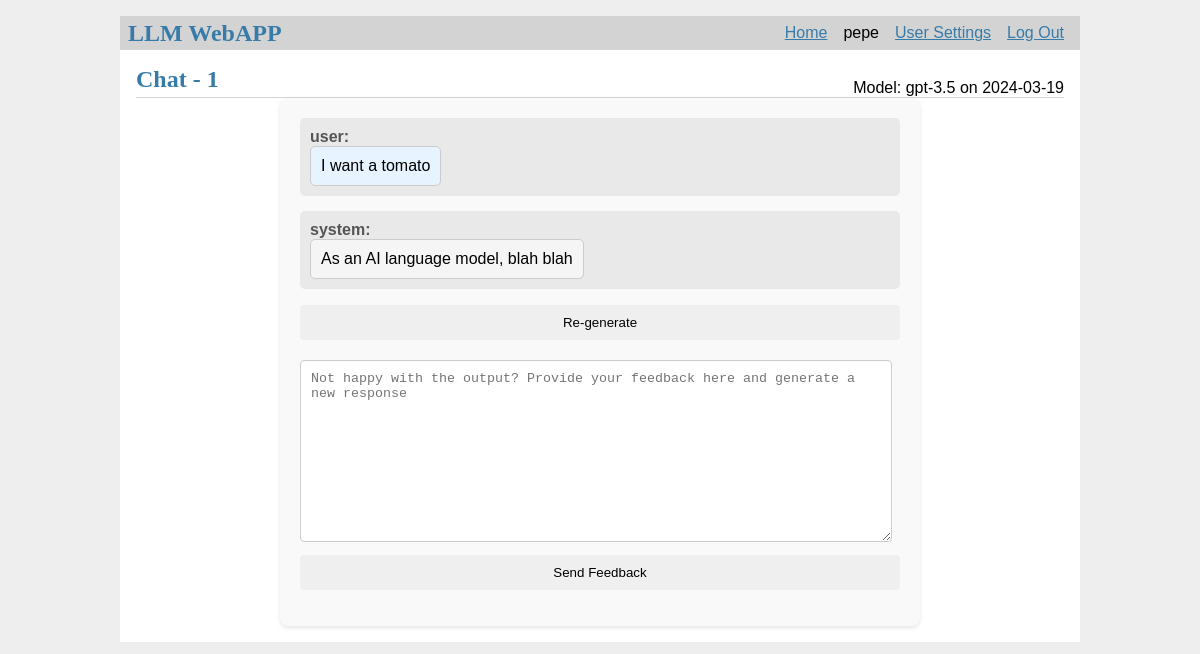
Page /1/load_chat (signed in) on the committed database.
### tables this page shows
CREATE TABLE user (
  id INTEGER PRIMARY KEY AUTOINCREMENT,
  username TEXT UNIQUE NOT NULL,
  password TEXT NOT NULL
);

CREATE TABLE chat (
    chat_id INTEGER PRIMARY KEY AUTOINCREMENT,
    author_id INTEGER NOT NULL,
    model TEXT NOT NULL,
    created TIMESTAMP NOT NULL DEFAULT CURRENT_TIMESTAMP,
    FOREIGN KEY (author_id) REFERENCES user (id)
);

CREATE TABLE chat_entry (
  chat_entry_id INTEGER PRIMARY KEY AUTOINCREMENT,
  chat_id INTEGER NOT NULL,
  type TEXT NOT NULL,
  body TEXT NOT NULL,
  FOREIGN KEY (chat_id) REFERENCES chat (chat_id)
);

### llm_webapp/chat.py (the view, shortened to what this page needs)
@bp.route('/<int:id>/load_chat', methods=('GET', 'POST'))
@login_required
def load_chat(id):
    chat_data = get_chat(id)
    return render_template('chat/chat_view.html', chat_data=chat_data)

### llm_webapp/__init__.py (called while the page is built)
def nl2br(value):
    return Markup(value.replace('\n', '<br>\n').replace('\\\n', '<br>\n'))

### llm_webapp/auth.py (called while the page is built)
@bp.before_app_request
def load_logged_in_user():
    user_id = session.get('user_id')
    if user_id is None:
        g.user = None
    else:
        g.user = get_db().execute(
            'SELECT * FROM user WHERE id = ?', (user_id,)
        ).fetchone()

def login_required(view):
    @functools.wraps(view)
    def wrapped_view(**kwargs):
        if g.user is None:
            return redirect(url_for('auth.login'))
        return view(**kwargs)
    return wrapped_view

### llm_webapp/db.py (called while the page is built)
def get_db():
    if 'db' not in g:
        g.db = sqlite3.connect(
            current_app.config['DATABASE'],
            detect_types=sqlite3.PARSE_DECLTYPES
        )
        g.db.row_factory = sqlite3.Row
    return g.db

### llm_webapp/templates/chat/chat_view.html
{% extends 'base.html' %}
{% block header %}
  <h1>{% block title %}Chat - {{chat_data.chat_id}}{% endblock %}</h1>
  <div class="about"> Model: {{ chat_data.model }} on {{ chat_data.created.strftime('%Y-%m-%d') }}</div>
{% endblock %}
{% block content %}
  <div class="chat_container">
    {% for chat_entry in chat_data.entries %}
     <div class="chat_entry {{ chat_entry.type | lower }}">
        <span class="entry_type">{{ chat_entry.type }}:</span>
        <div class="entry_body">{{ chat_entry.body | nl2br }}</div>
    </div>
    {% endfor %}
   <form action="{{ url_for('chat.regenerate_chat', id=chat_data.chat_id) }}" method="post">
        <button type="submit" class="regenerate_button">Re-generate</button>
    </form>
     <div class="continue_conversation">
          <form action="{{ url_for('chat.continue_chat', id=chat_data.chat_id) }}" method="post">
            <textarea name="body" placeholder="Not happy with the output? Provide your feedback here and generate a new response" required></textarea>
            <button type="submit" class="send_button">Send Feedback</button>
          </form>
        </div>
  </div>
{% endblock %}

### llm_webapp/templates/base.html (shortened to what this page needs)
<!doctype html>
<link rel="stylesheet" href="{{ url_for('static', filename='style.css') }}">
<nav>
  <h1>LLM WebAPP</h1>
  <ul>
    {% if g.user %}
      <li><a href="{{ url_for('index') }}">Home</a>
      <li><span>{{ g.user['username'] }}</span>
      <li><a href="{{ url_for('user_settings.user_settings') }}">User Settings</a>
      <li><a href="{{ url_for('auth.logout') }}">Log Out</a>
    {% else %}
      <li><a href="{{ url_for('auth.register') }}">Register</a>
      <li><a href="{{ url_for('auth.login') }}">Log In</a>
    {% endif %}
  </ul>
</nav>
<section class="content">
  <header>
    {% block header %}{% endblock %}
  </header>
  {% block content %}{% endblock %}
</section>

### llm_webapp/static/style.css (style rules this page uses)
h1 { font-family: serif; color: #377ba8; margin: 1rem 0; }
a { color: #377ba8; }
nav { background: lightgray; display: flex; align-items: center; padding: 0 0.5rem; }
nav h1 { flex: auto; margin: 0; }
nav ul { display: flex; list-style: none; margin: 0; padding: 0; }
nav ul li a, nav ul li span, header .action { display: block; padding: 0.5rem; }
.content { padding: 0 1rem 1rem; }
.content > header { border-bottom: 1px solid lightgray; display: flex; align-items: flex-end; }
.content > header h1 { flex: auto; margin: 1rem 0 0.25rem 0; }
.content:last-child { margin-bottom: 0; }
.content form { margin: 1em 0; display: flex; flex-direction: column; }
.content input, .content textarea { margin-bottom: 1em; }
.content textarea { min-height: 12em; resize: vertical; }
.chat_container { width: 100%; max-width: 600px; margin: auto; padding: 20px; background-color: #f9f9f9; border-radius: 8px; box-shadow: 0 2px 4px rgba(0, 0, 0, 0.1); }
.chat_entry { display: flex; flex-direction: column; align-items: flex-start; margin-bottom: 15px; padding: 10px; background-color: #e9e9e9; border-radius: 5px; }
.entry_type { margin-right: 10px; font-weight: bold; color: #555; }
.entry_type { font-weight: bold; color: #555; }
.entry_body { flex: 1; background-color: white; padding: 10px; border-radius: 5px; border: 1px solid #ccc; }
.chat_entry.user .entry_body { background-color: #E7F3FE; }
.chat_entry.system .entry_body { background-color: #F5F5F5; }
.chat_entry .entry_body { white-space: pre-wrap; word-wrap: break-word; }
.continue_conversation { margin-top: 20px; }
textarea { width: 95%; margin-bottom: 10px; padding: 10px; border: 1px solid #ccc; border-radius: 4px; }
button { padding: 10px 15px; border: none; border-radius: 4px; cursor: pointer; }

### rows in the picture
user: user.username "pepe"
chat: chat_id "1", model "gpt-3.5", created "2024-03-19"
chat_entry: type "user", body "I want a tomato"
chat_entry: type "system", body "As an AI language model, blah blah"
